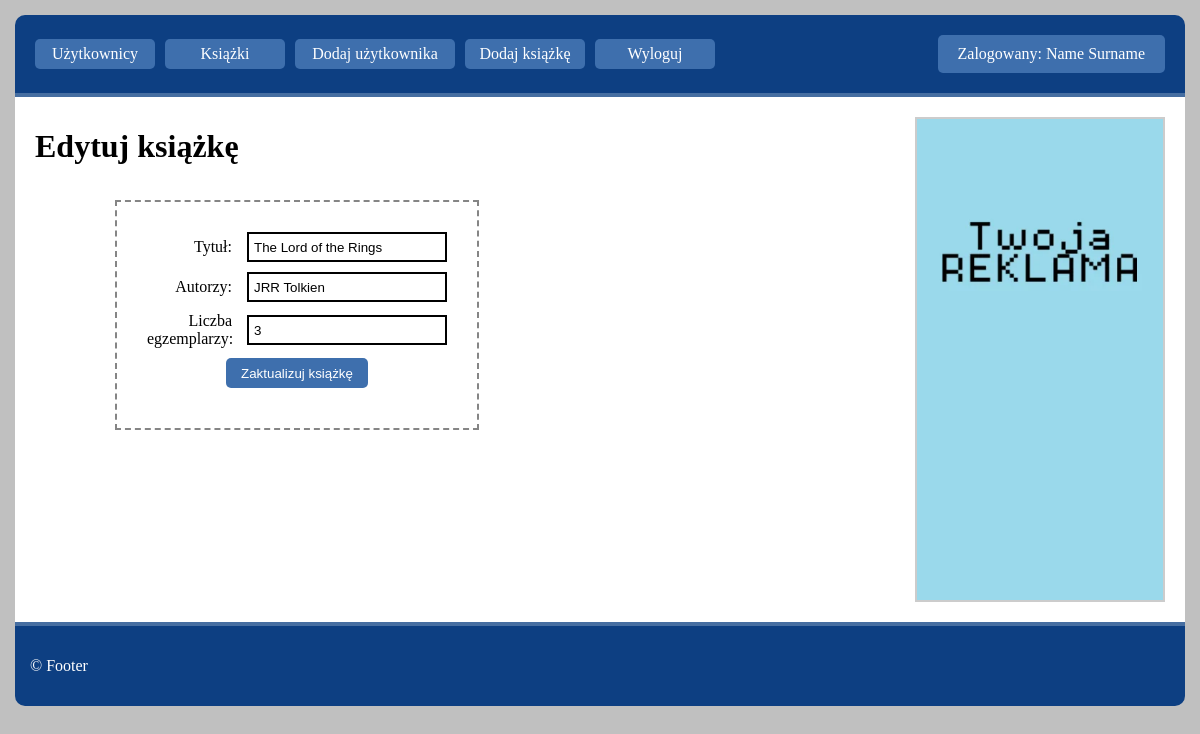
Page /index.php?action=edit_book&id=1 (signed in) on the committed database.
### tables this page shows
CREATE TABLE `book` (
  `id` int(11) NOT NULL,
  `title` varchar(255) NOT NULL,
  `authors` varchar(100) NOT NULL,
  `number` int(11) NOT NULL
);

### src/Database.php (called while the page is built, shortened)
<?php
class Database
{
    private static ?PDO $instance = null;
    public static function getInstance(): PDO
    {
        if (self::$instance === null) {
            try {
                $host = 'localhost';
                $dbname = 'pdo';
                $username = 'root';
                $password = '';
                $dsn = "mysql:host=$host;dbname=$dbname;charset=utf8mb4";
                self::$instance = new PDO($dsn, $username, $password);
                self::$instance->setAttribute(PDO::ATTR_ERRMODE, PDO::ERRMODE_EXCEPTION);
                self::$instance->setAttribute(PDO::ATTR_DEFAULT_FETCH_MODE, PDO::FETCH_ASSOC);
            } catch (PDOException $e) {
                die("Błąd połączenia z bazą danych: " . $e->getMessage());
            }
        }
        return self::$instance;
    }
}
?>

### actions/edit_book.php (called while the page is built, shortened)
<?php
$bookRepo = new BookRepository();
$bookId = isset($_GET['id']) ? (int) $_GET['id'] : 0;
if ($bookId > 0) {
    $book = $bookRepo->getBookById($bookId);
}
?>

### src/BookRepository.php (called while the page is built, shortened)
<?php
class BookRepository
{
    private PDO $db;
    public function __construct()
    {
        $this->db = Database::getInstance();
    }
    public function getBookById(int $id): ?Book
    {
        $stmt = $this->db->prepare("SELECT * FROM book WHERE id = :id");
        $stmt->execute(['id' => $id]);
        $row = $stmt->fetch();
        return new Book(
            (int) $row['id'],
            $row['title'],
            $row['authors'],
            (int) $row['number']
        );
    }
}
?>

### src/Book.php (called while the page is built, shortened)
<?php
class Book
{
    private int $id;
    private string $title;
    private string $authors;
    private int $number;
    public function __construct(int $id, string $title, string $authors, int $number)
    {
        $this->id = $id;
        $this->title = $title;
        $this->authors = $authors;
        $this->number = $number;
    }
    public function getId(): int
    {
        return $this->id;
    }
    public function getTitle(): string
    {
        return $this->title;
    }
    public function getAuthors(): string
    {
        return $this->authors;
    }
    public function getNumber(): int
    {
        return $this->number;
    }
}
?>

### views/edit_book.php (the view, shortened to what this page needs)
<!DOCTYPE html>
<html lang="pl">
<head>
    <link rel="stylesheet" href="css/style.css">
</head>
<body>
    <header>
        <nav>
            <ul>
                <li><a href="index.php?action=users">Użytkownicy</a></li>
                <li><a href="index.php?action=books">Książki</a></li>
                <li><a href="index.php?action=add_user" class="wider-nav-btn">Dodaj użytkownika</a></li>
                <li><a href="index.php?action=add_book">Dodaj książkę</a></li>
                <li><a href="index.php?action=logout">Wyloguj</a></li>
            </ul>
        </nav>
        <div class="user-info">Zalogowany: <?= htmlspecialchars($_SESSION['user_fullname']) ?></div>
    </header>
    <main class="container">
        <h1 class="register-title">Edytuj książkę</h1>
        <form method="POST" action="index.php?action=edit_book&id=<?= $book->getId() ?>" class="register-form">
            <div class="form-group">
                <label for="title">Tytuł:</label>
                <input type="text" id="title" name="title" value="<?= htmlspecialchars($book->getTitle()) ?>" required>
            </div>
            <div class="form-group">
                <label for="authors">Autorzy:</label>
                <input type="text" id="authors" name="authors" value="<?= htmlspecialchars($book->getAuthors()) ?>"
                    required>
            </div>
            <div class="form-group">
                <label for="number">Liczba egzemplarzy:</label>
                <input type="text" id="number" name="number" value="<?= $book->getNumber() ?>" required>
            </div>
            <div class="form-group">
                <input type="submit" class="submit-btn" value="Zaktualizuj książkę">
            </div>
        </form>
        <aside class="advertisement">
            <img src="reklama.png" alt="Reklama">
        </aside>
    </main>
    <footer>
        <p>&copy; Footer</p>
    </footer>
</body>
</html>

### css/style.css (style rules this page uses)
* { box-sizing: border-box; }
body { background-color: silver; margin: 0; padding: 15px; }
header { background-color: #0D3F82; padding: 20px; display: flex; justify-content: space-between; align-items: center; border-bottom: #466EA1 solid 4px; border-top-left-radius: 10px; border-top-right-radius: 10px; }
header nav { display: flex; gap: 10px; }
header nav ul { list-style: none; margin: 0; padding: 0; display: flex; gap: 10px; }
header nav ul li { margin: 0; padding: 0; }
header nav ul li a { display: block; background-color: #3E6FAD; color: white; border: none; border-radius: 5px; width: 120px; height: 30px; text-decoration: none; text-align: center; line-height: 30px; cursor: pointer; }
header nav ul li a.wider-nav-btn { width: 160px; }
.user-info { color: white; padding: 10px 20px; background-color: #3E6FAD; border-radius: 5px; }
.container { display: flex; flex-direction: column; position: relative; background-color: white; min-height: 525px; padding-right: 290px; padding-bottom: 20px; padding-top: 10px; }
.register-title { color: black; margin-left: 20px; margin-bottom: 15px; }
.register-form { margin-left: 100px; margin-top: 20px; border: 2px dashed #858585; padding: 30px; width: fit-content; }
.form-group { display: flex; align-items: center; margin-bottom: 10px; }
.form-group label:first-child { width: 100px; text-align: right; padding-right: 15px; }
.form-group input[type="text"], .form-group input[type="password"], .form-group input[type="date"] { width: 200px; height: 30px; border: 2px solid #000; padding: 0 5px; }
.submit-btn { display: block; margin: 0 auto; height: 30px; padding: 0 15px; cursor: pointer; background-color: #3E6FAD; color: white; border: none; border-radius: 5px; }
.advertisement { position: absolute; top: 20px; right: 20px; width: 250px; height: 485px; overflow: hidden; border: 2px solid #ccc; }
.advertisement img { width: 100%; height: 100%; object-fit: cover; }
footer { background-color: #0D3F82; color: white; padding: 15px; border-top: #466EA1 solid 4px; border-bottom-left-radius: 10px; border-bottom-right-radius: 10px; }

### rows in the picture
book: title "The Lord of the Rings", authors "JRR Tolkien", number "3"

### other values in the picture
$_SESSION['user_fullname'] "Name Surname"
